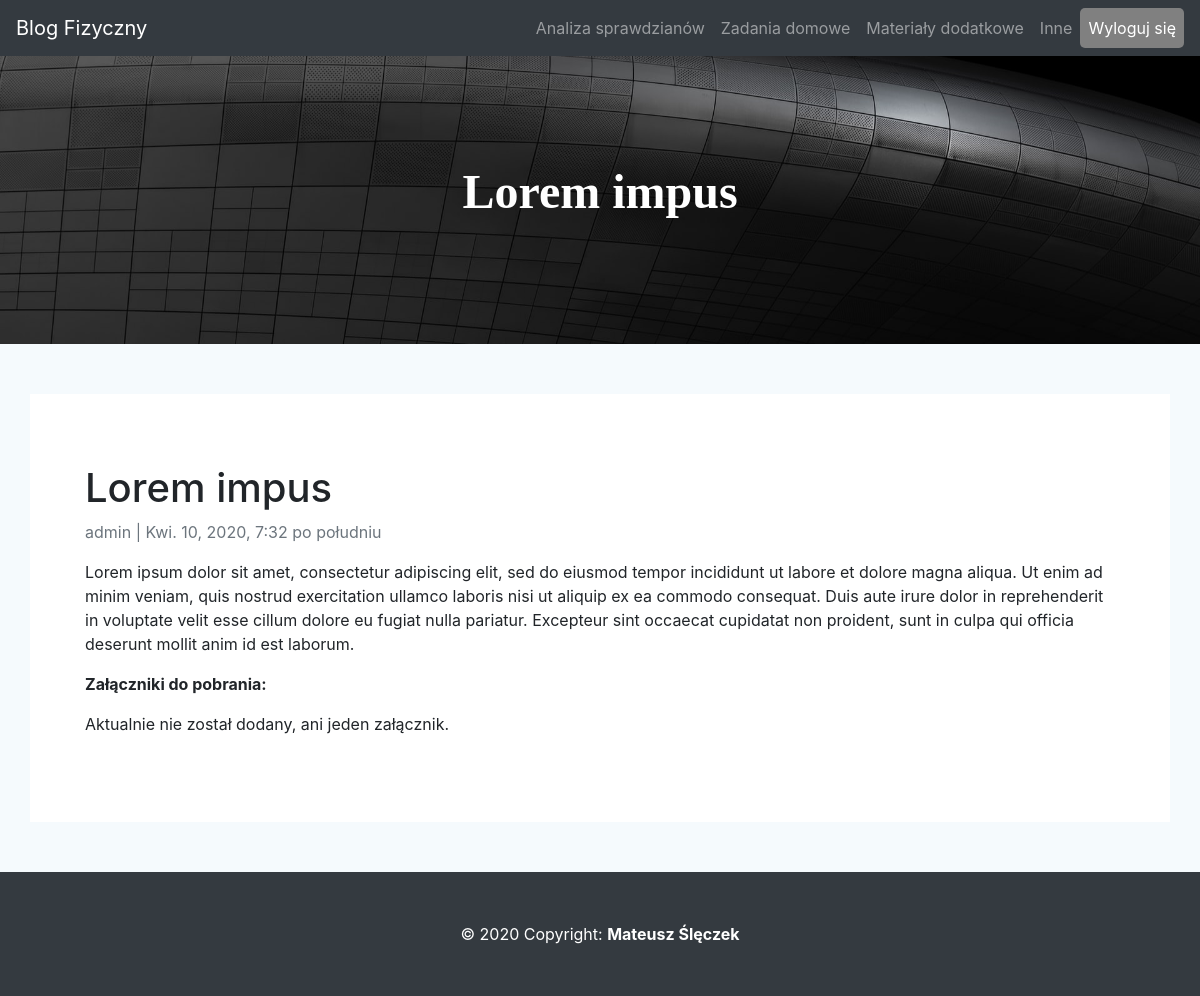
The page /zadania/lorem-impus/ (signed in) on the database its author committed.
### zadania/models.py (models this page shows, shortened)
class Post(models.Model):
    tytul = models.CharField(max_length=200, unique=True)
    slug = models.SlugField(max_length=200, unique=True)
    autor = models.ForeignKey(User, on_delete= models.CASCADE, related_name='zadania_posts')
    zmodyfikowano = models.DateTimeField(auto_now= True)
    tresc = models.TextField()
    plik_1 = models.FileField(upload_to='upload_file/', default='default.pdf')
    plik_2 = models.FileField(upload_to='upload_file/', default='default.pdf')
    plik_3 = models.FileField(upload_to='upload_file/', default='default.pdf')
    plik_4 = models.FileField(upload_to='upload_file/', default='default.pdf')
    zdjecie_1 = models.ImageField(upload_to='upload_img/', default='default.jpg')
    zdjecie_2 = models.ImageField(upload_to='upload_img/', default='default.jpg')
    zdjecie_3 = models.ImageField(upload_to='upload_img/', default='default.jpg')
    dodano = models.DateTimeField(auto_now_add=True)
    status = models.IntegerField(choices=STATUS, default=0)
    class Meta:
        ordering = ['-dodano']

### zadania/views.py (the view)
# urls.py: path('<slug:slug>/', views.PostDetail.as_view(), name='post_detail'),
class PostDetail(generic.DetailView):
    model = Post
    template_name = 'zadania/post_detail.html'

### zadania/templates/zadania/post_detail.html (shortened to what this page needs)
{% extends 'base.html' %}
{% load static %}
{% block content %}
{% if request.user.is_authenticated %}
<div class="bg text-center">
	<p>{% block title %} {{ object.tytul }} {% endblock title %}</p>
</div>
<div class="container">
	<div class="row">
		<div>
		  <div class="card-body">
			<h1>{% block tytul %} {{ object.tytul }} {% endblock tytul %}</h1>
			<p class=" text-muted">{{ post.autor }} | {{ post.dodano }}</p>
			<p class="card-text ">{{ object.tresc | safe }}</p>
			<p class="font-weight-bold"> Załączniki do pobrania: </p>
			{% if object.zdjecie_1.url == '/media/default.jpg' and object.zdjecie_2.url == '/media/default.jpg' and object.zdjecie_3.url == '/media/default.jpg' and object.plik_1.url == '/media/default.pdf' and object.plik_2.url == '/media/default.pdf' and object.plik_3.url == '/media/default.pdf'  and object.plik_4.url == '/media/default.pdf' %}
			<p> Aktualnie nie został dodany, ani jeden załącznik. </p>
			{% endif %}
		  </div>
		</div>
	</div>
{% else %}
<script type="text/javascript">
	window.location="{% url 'login' %}";
</script>
{% endif %}
{% endblock content %}

### static/css/style.css (style rules this page uses)
.container { margin-top: 50px; margin-bottom: 50px; background-color: #fff; border-color: black; padding: 50px; }
body { background-color: #f5fafd; }
.bg { background-image: url("../img/baner.jpg"); height: 50%; background-position: center; background-repeat: no-repeat; background-size: cover; font-family: Calibri; color: #fff; font-weight: bold; padding: 100px; font-size: 3rem; }

### rows shown on the page
Post: tytul "Lorem impus", autor "admin", dodano "Kwi. 10, 2020, 7:32 po południu", tresc "Lorem ipsum dolor sit amet, consectetur adipiscing elit, sed do eiusmod tempor incididunt ut labore et dolore magna aliqua. Ut enim ad minim veniam, quis nostrud exercitation ullamco laboris nisi ut aliquip ex ea commodo consequat. Duis aute irure dolor in reprehenderit in voluptate velit esse cillum dolore eu fugiat nulla pariatur. Excepteur sint occaecat cupidatat non proident, sunt in culpa qui officia deserunt mollit anim id est laborum."
